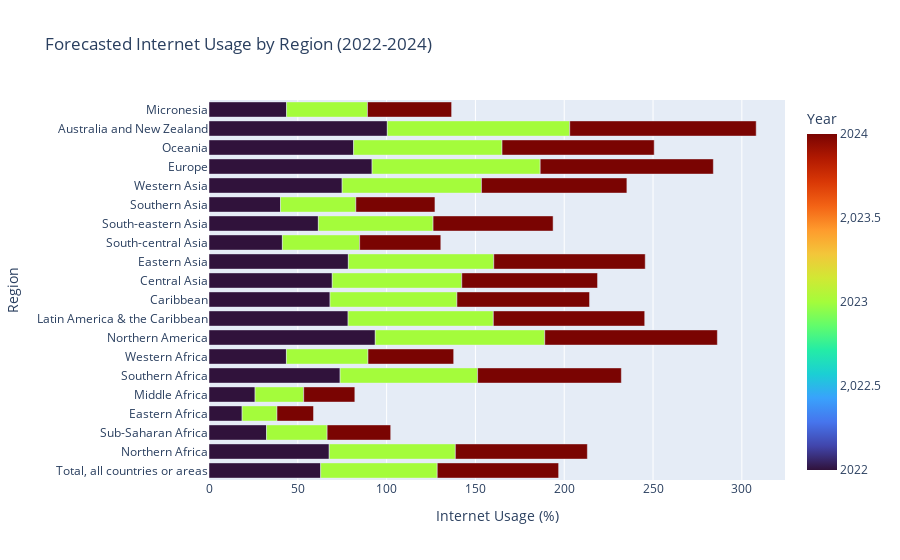

Here is the notebook cell this chart was saved with:
### Markdown cell above
**What is the expected internet penetration per Region by the end of 2024?**

### Code cell
from sklearn.linear_model import LinearRegression

def forecast_internet_usage(df, region, end_year=2024):
    """
    Forecasts internet usage for a given region up to the specified end year using linear regression.
    
    Parameters:
    df (pandas.DataFrame): DataFrame containing historical internet usage data.
    region (str): The region for which to forecast internet usage.
    end_year (int): The year up to which to forecast internet usage.
    
    Returns:
    pandas.DataFrame: DataFrame containing the forecasted internet usage.
    """
    # Filter data for the specified region
    region_data = df[df['Region_Country_Area'] == region]
    
    # Prepare the data for linear regression
    X = region_data['Year'].values.reshape(-1, 1)
    y = region_data['internet_usage(%)'].values
    
    # Create and fit the linear regression model
    model = LinearRegression()
    model.fit(X, y)
    
    # Generate predictions for the specified end year
    future_years = np.arange(region_data['Year'].max() + 1, end_year + 1).reshape(-1, 1)
    future_predictions = model.predict(future_years)
    
    # Create a DataFrame with the forecasted data
    forecast_df = pd.DataFrame({
        'Region_Country_Area': region,
        'Year': future_years.flatten(),
        'internet_usage(%)': future_predictions
    })
    
    return forecast_df

# List of regions to forecast
regions_to_forecast = collective_internet_usage['Region_Country_Area'].unique()

# Forecast internet usage for each region
forecasted_data = pd.concat([forecast_internet_usage(collective_internet_usage, region) for region in regions_to_forecast])


# Plot the forecasted data
fig = px.bar(
    forecasted_data,
    x='internet_usage(%)',
    y='Region_Country_Area',
    color='Year',
    orientation='h',
    title='Forecasted Internet Usage by Region (2022-2024)',
    barmode='stack',
    color_continuous_scale = 'Turbo'
)

fig.update_layout(
    xaxis_title='Internet Usage (%)',
    yaxis_title='Region',
    legend_title='Year'
)

fig.show()

### Figure 1 — Plotly figure (JSON) as saved in the notebook; plotly's stock layout.template omitted (floating-point values rounded to 4 significant figures)
{"data": [{"alignmentgroup": "True", "hovertemplate": "internet_usage(%)=%{x}<br>Region_Country_Area=%{y}<br>Year=%{marker.color}<extra></extra>", "legendgroup": "", "marker": {"color": [2022, 2023, 2024, 2022, 2023, 2024, 2022, 2023, 2024, 2022, 2023, 2024, 2022, 2023, 2024, 2022, 2023, 2024, 2022, 2023, 2024, 2022, 2023, 2024, 2022, 2023, 2024, 2022, 2023, 2024, 2022, 2023, 2024, 2022, 2023, 2024, 2022, 2023, 2024, 2022, 2023, 2024, 2022, 2023, 2024, 2022, 2023, 2024, 2022, 2023, 2024, 2022, 2023, 2024, 2022, 2023, 2024, 2022, 2023, 2024], "coloraxis": "coloraxis", "pattern": {"shape": ""}}, "name": "", "offsetgroup": "", "orientation": "h", "showlegend": false, "textposition": "auto", "type": "bar", "x": [62.88, 65.61, 68.35, 67.69, 71.01, 74.32, 32.41, 34.1, 35.79, 18.65, 19.62, 20.58, 25.94, 27.37, 28.8, 73.83, 77.39, 80.94, 43.6, 45.92, 48.24, 93.61, 95.41, 97.2, 78.31, 81.77, 85.23, 68.16, 71.42, 74.68, 69.4, 72.92, 76.44, 78.46, 81.87, 85.28, 41.32, 43.5, 45.69, 61.57, 64.58, 67.59, 40.27, 42.4, 44.54, 74.97, 78.42, 81.88, 91.82, 94.65, 97.49, 81.43, 83.55, 85.67, 100.4, 102.7, 105.0, 43.68, 45.53, 47.38], "xaxis": "x", "y": ["Total, all countries or areas", "Total, all countries or areas", "Total, all countries or areas", "Northern Africa", "Northern Africa", "Northern Africa", "Sub-Saharan Africa", "Sub-Saharan Africa", "Sub-Saharan Africa", "Eastern Africa", "Eastern Africa", "Eastern Africa", "Middle Africa", "Middle Africa", "Middle Africa", "Southern Africa", "Southern Africa", "Southern Africa", "Western Africa", "Western Africa", "Western Africa", "Northern America", "Northern America", "Northern America", "Latin America & the Caribbean", "Latin America & the Caribbean", "Latin America & the Caribbean", "Caribbean", "Caribbean", "Caribbean", "Central Asia", "Central Asia", "Central Asia", "Eastern Asia", "Eastern Asia", "Eastern Asia", "South-central Asia", "South-central Asia", "South-central Asia", "South-eastern Asia", "South-eastern Asia", "South-eastern Asia", "Southern Asia", "Southern Asia", "Southern Asia", "Western Asia", "Western Asia", "Western Asia", "Europe", "Europe", "Europe", "Oceania", "Oceania", "Oceania", "Australia and New Zealand", "Australia and New Zealand", "Australia and New Zealand", "Micronesia", "Micronesia", "Micronesia"], "yaxis": "y"}], "layout": {"barmode": "stack", "coloraxis": {"colorbar": {"title": {"text": "Year"}}, "colorscale": [[0, "#30123b"], [0.07143, "#4145ab"], [0.1429, "#4675ed"], [0.2143, "#39a2fc"], [0.2857, "#1bcfd4"], [0.3571, "#24eca6"], [0.4286, "#61fc6c"], [0.5, "#a4fc3b"], [0.5714, "#d1e834"], [0.6429, "#f3c63a"], [0.7143, "#fe9b2d"], [0.7857, "#f36315"], [0.8571, "#d93806"], [0.9286, "#b11901"], [1, "#7a0402"]]}, "legend": {"title": {"text": "Year"}, "tracegroupgap": 0}, "title": {"text": "Forecasted Internet Usage by Region (2022-2024)"}, "xaxis": {"anchor": "y", "domain": [0, 1], "title": {"text": "Internet Usage (%)"}}, "yaxis": {"anchor": "x", "domain": [0, 1], "title": {"text": "Region"}}}}
